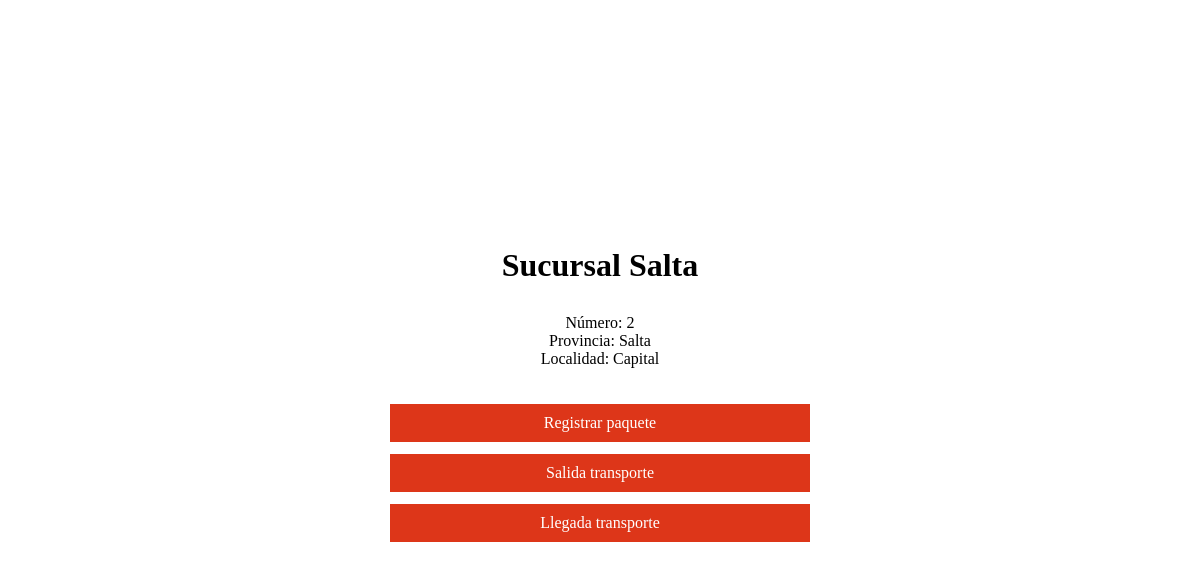
The page /select/2 on the database its author committed.
### models.py (models this page shows, shortened)
class Sucursal(db.Model):
    id = db.Column(db.Integer, primary_key=True)
    numero = db.Column(db.Integer, nullable=False)
    provincia = db.Column(db.String(30), nullable=False)
    localidad = db.Column(db.String(30), nullable=False)
    direccion = db.Column(db.String(60), nullable=False)
    repartidores = db.relationship("Repartidor", backref="sucursal")
    transportes = db.relationship("Transporte", backref="sucursal")
    paquetes = db.relationship("Paquete", backref="sucursal")

### app.py (the view)
@app.route('/select/<int:id>')
def initSucursalElegida(id):
    sucursal = Sucursal.query.get(id)
    if sucursal:
        session['sucursal_id'] = id
        return render_template("inicioSucursal.html", sucursal=sucursal)
    else:
        return "Sucursal no encontrada"

### templates/inicioSucursal.html (shortened to what this page needs)
<!DOCTYPE html>
<html lang="en">
<head>
    <link rel="stylesheet" href="/static/css/inicioSucursales.css">
</head>
<body>
    {% if sucursal %}
    <h1>Sucursal {{ sucursal.provincia }}</h1>
    {% endif %}
    <div class="container">
        <div class="infosucursal">
            <p>Número: {{ sucursal.numero }}</p>
            <p>Provincia: {{ sucursal.provincia }}</p>
            <p>Localidad: {{ sucursal.localidad }}</p>
        </div>
        <div class="options">
            <a href="/regPaquete">Registrar paquete</a>
            <a href="/selectSucursalTransporte">Salida transporte</a>
            <a href="/transportesPendientesLlegada">Llegada transporte</a>
        </div>
    </div>
</body>
</html>

### static/css/inicioSucursales.css (style rules this page uses)
* { padding: 0; margin: 0; text-decoration: none; list-style: none; box-sizing: border-box; font-family: "Times New Roman", serif; }
body { display: flex; justify-content: center; align-items: center; flex-direction: column; text-align: center; min-height: 100vh; }
body h1 { margin-bottom: 30px; }
.container { display: flex; flex-direction: column; align-items: center; width: 600px; }
.options { margin-top: 35px; display: flex; flex-direction: column; align-items: center; width: 70%; height: 150px; justify-content: space-around; }
.options a { color: white; background-color: #dd3619; padding: 10px 10px; margin-bottom: 10px; width: 100%; transition: all .3s ease; }

### rows shown on the page
Sucursal: provincia "Salta", numero "2", localidad "Capital"
